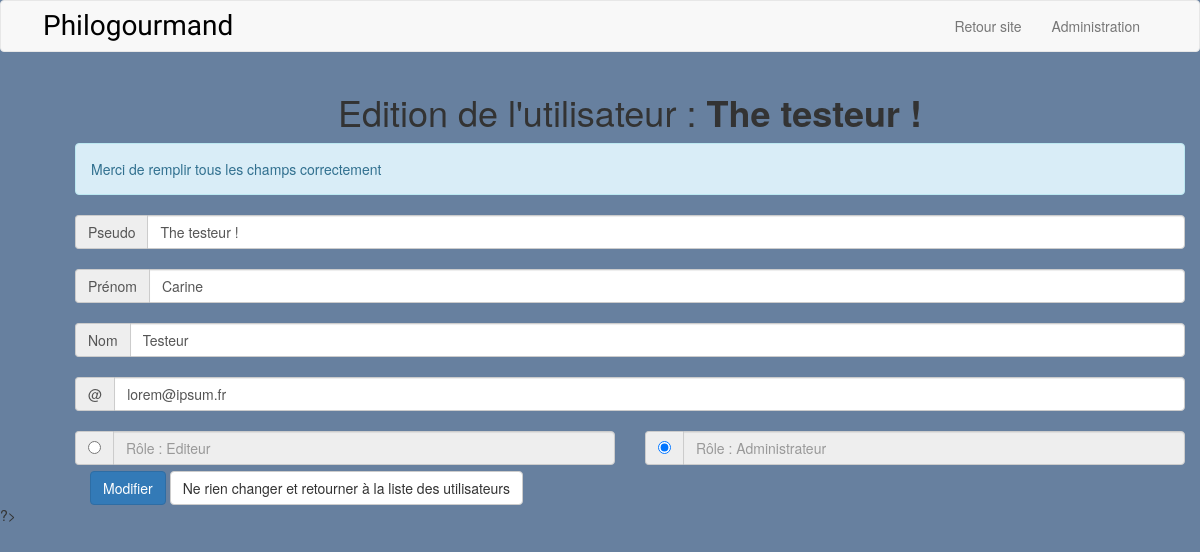
The app's page /admin/edit_user.php?id=1, older data.
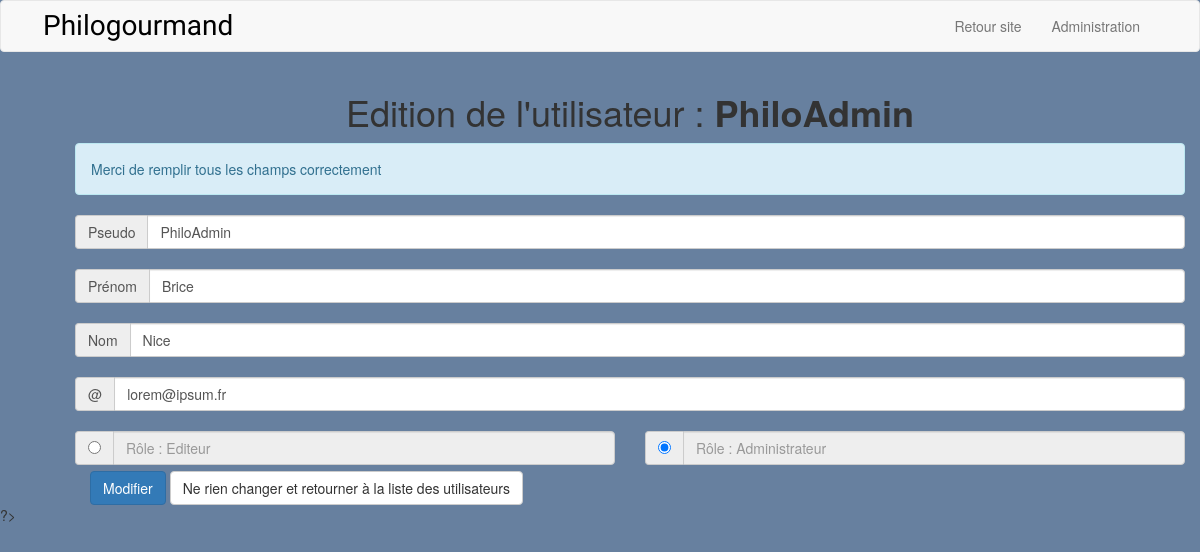
The same page, newer data.
### tables this page shows
CREATE TABLE `authorization` (
  `id` int(11) NOT NULL,
  `role` enum('admin','editor') NOT NULL,
  `id_user` int(11) NOT NULL
);

CREATE TABLE `users` (
  `id` int(11) NOT NULL,
  `nickname` varchar(50) NOT NULL,
  `firstname` varchar(50) NOT NULL,
  `lastname` varchar(50) NOT NULL,
  `email` varchar(255) NOT NULL,
  `password` varchar(255) NOT NULL,
  `date_reg` datetime NOT NULL
);

### admin/edit_user.php (the view, shortened to what this page needs)
<?php
require_once '../inc/connect.php';
$userExist    = false;
if(isset($_GET['id']) AND !empty($_GET['id']) AND is_numeric($_GET['id'])) {
    $idUser = intval($_GET['id']);
    $req = $pdo->prepare('SELECT * FROM users INNER JOIN authorization ON users.id = authorization.id_user WHERE users.id = :idUser');
    $req->bindParam(':idUser', $idUser, PDO::PARAM_INT);
    if($req->execute()) {
        $edituser = $req->fetch(PDO::FETCH_ASSOC);
        if(!empty($edituser) && is_array($edituser)){
            $userExist = true;
        }
    }
    else {
         die(var_dump($req->errorInfo()));
    }
}
include_once '../inc/header_admin.php';
?>
    <div id="page-firstname-wrapper">
            <div class="container-fluid">
                <?php if($userExist) : ?>
                <div class="container">
                    <div class="col-md-12">
                    <h1 class="text-center">Edition de l'utilisateur : <strong><?php echo $edituser['nickname']; ?></strong></h1>
                        <form class="pure-form pure-form-aligned" method="POST" enctype="multipart/form-data">
                            <div class="alert alert-info" role="alert"> Merci de remplir tous les champs correctement</div>
                                <div class="input-group">
                                    <span class="input-group-addon" id="basic-addon1">Pseudo</span>
                                    <input type="text" class="form-control" name="nickname" value="<?php echo $edituser['nickname']; ?>" aria-describedby="basic-addon1">
                                </div>
                                <br>
                                <div class="input-group">
                                    <span class="input-group-addon" id="basic-addon1">Prénom</span>
                                    <input type="text" class="form-control" name="firstname" value="<?php echo $edituser['firstname']; ?>" aria-describedby="basic-addon1">
                                </div>
                                <br>
                                <div class="input-group">
                                    <span class="input-group-addon" id="basic-addon1">Nom</span>
                                    <input type="text" class="form-control" name="lastname" value="<?php echo $edituser['lastname']; ?>" aria-describedby="basic-addon1">
                                </div>
                                <br>
                                <div class="input-group">
                                        <span class="input-group-addon" id="basic-addon1">@</span>
                                        <input type="email" class="form-control" name="email" value="<?php echo $edituser['email']; ?>" aria-describedby="basic-addon1">
                                </div>
                                <br>
                                <div class="row">
                                    <div class="col-lg-6">
                                        <div class="input-group">
                                            <span class="input-group-addon">
                                            <input type="radio" aria-label="radio_editor" value="editor" name="role" <?php if($edituser['role'] == 'editor'){?>checked<?php }?>>
                                            </span>
                                            <input type="text" class="form-control" aria-label="role_editor" placeholder="Rôle : Editeur" disabled="disabled">
                                            </div>
                                    </div>
                                    <div class="col-lg-6">
                                        <div class="input-group">
                                            <span class="input-group-addon">
                                            <input type="radio" aria-label="radio_admin" value="admin" name="role" <?php if($edituser['role'] == 'admin'){?>checked<?php }?>>
                                            </span>
                                            <input type="text" class="form-control" aria-label="role_admin" placeholder="Rôle : Administrateur" disabled="disabled">
                                        </div>
                                    </div>
                                </div>
                                <div class="form-group">
                                    <label class="col-md-12 control-label" for="singlebutton"></label>
                                    <div class="col-md-10">
                                        <button type="submit" id="singlebutton" name="singlebutton" class="btn btn-primary">Modifier</button> <a href="view_users.php" class="btn btn-default">Ne rien changer et retourner à la liste des utilisateurs</a>
                                    </div>
                                </div>
                        </form>
                    </div>
                </div>
            <?php endif; ?>
            </div>
        </div>
<?php
include_once '../inc/footer_admin.php';
?>

### inc/header_admin.php (shortened to what this page needs)
<!DOCTYPE html>
<html>
<head>
	<link rel="stylesheet" href="https://maxcdn.bootstrapcdn.com/bootstrap/3.3.6/css/bootstrap.min.css">
    <link href='https://maxcdn.bootstrapcdn.com/font-awesome/4.6.1/css/font-awesome.min.css' rel='stylesheet' type='text/css'>
	<link rel="stylesheet" type="text/css" href="../css/style_admin.css">
</head>
<body>
	<div id="navbarBootstrap">
        <nav class="navbar navbar-default" role="navigation">
            <div class="container">
                <div class="navbar-header page-scroll">
                    <a id="logo" class="navbar-brand page-scroll" href="../index.php">Philogourmand</a>
                </div>
              	<div class="collapse navbar-collapse navbar-ex1-collapse navbar-right">
                    <ul class="nav navbar-nav">
                        <li>
                            <a href="../index.php">Retour site</a>
                        </li>
                        <li>
                            <a href="administration.php">Administration</a>
                        </li>
                    </ul>
                </div>
            </div>
        </nav>
    </div>
	<main class="container">

### inc/footer_admin.php (shortened to what this page needs)
	</main>
</body>
</html>

### css/style_admin.css (style rules this page uses)
body { background: #67809F; }
#logo { padding-left: 1em; font-size: 2em; font-family: 'Lobster',cursive,Verdana,sans-serif; color: black; }

Row changes from the older to the newer data that the page shows:
changed through a linked row, authorization "lorem@ipsum.fr": id_user.nickname "The testeur !" → "PhiloAdmin"; nickname "The testeur !" → "PhiloAdmin"; firstname "Carine" → "Brice"; lastname "Testeur" → "Nice"
